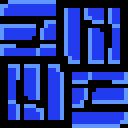

This is a level from a 2D game, rendered from its Tiled map with the project's own tilesets. A one-line summary and the complete map file follow:
An orthogonal 2x2 tile map with 64x64 px tiles, 1 tile layer (Tile Layer 1).

<map version="1.0" orientation="orthogonal" width="2" height="2" tilewidth="64" tileheight="64">
 <tileset firstgid="1" name="test" tilewidth="64" tileheight="64">
  <image source="metroidTiles_64.png" width="1024" height="2296" />
 </tileset>
 <layer name="Tile Layer 1" width="2" height="2">
  <data encoding="csv">
31,1610612767,
2684354591,3221225503
</data>
 </layer>
</map>
